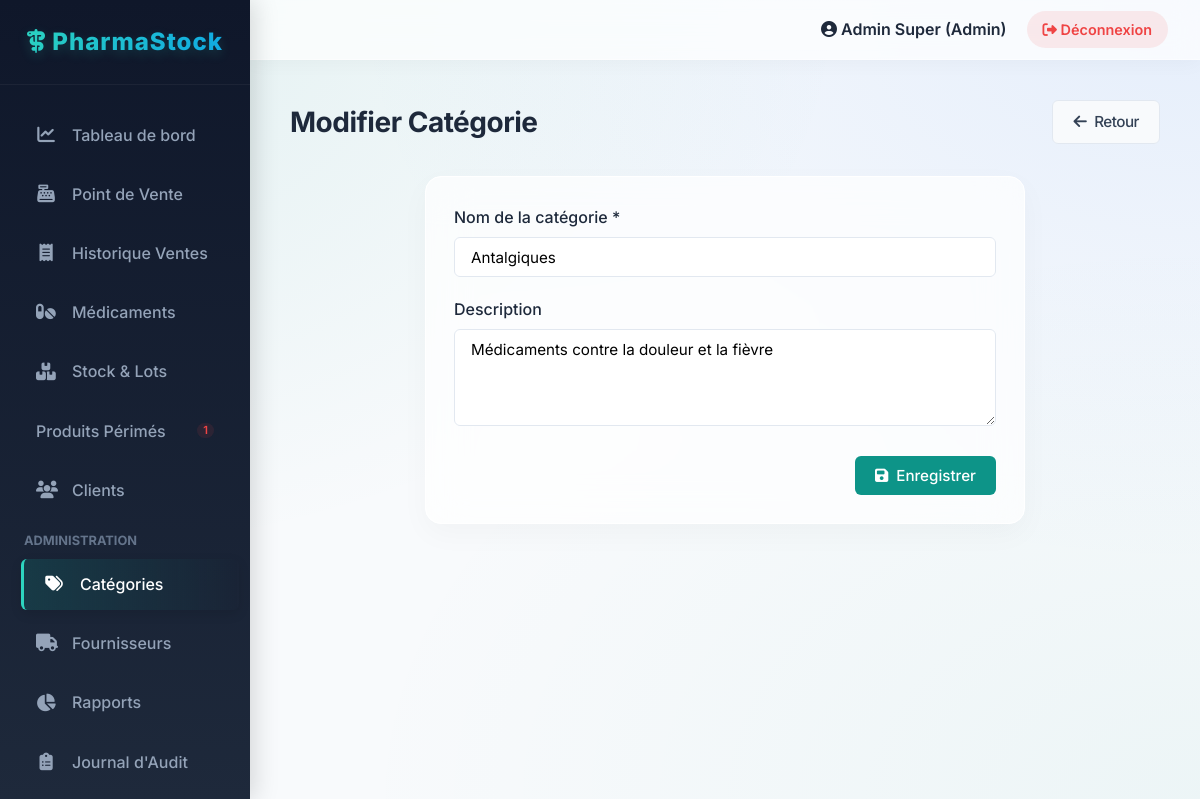
The app's page /index.php?page=categories&action=edit&id=1 (signed in) with its own data.
### tables this page shows
CREATE TABLE `categorie` (
  `id` INT PRIMARY KEY AUTO_INCREMENT,
  `nom` VARCHAR(100) UNIQUE NOT NULL,
  `description` TEXT
);

### config/database.php (called while the page is built, shortened)
<?php
class Database {
    private static $instance = null;
    private $pdo;
    private function __construct() {
        try {
			$dsn = "mysql:host=" . DB_HOST . ";port=" . DB_PORT . ";dbname=" . DB_NAME . ";charset=utf8";
			$options = [
                PDO::ATTR_ERRMODE            => PDO::ERRMODE_EXCEPTION,
                PDO::ATTR_DEFAULT_FETCH_MODE => PDO::FETCH_ASSOC,
                PDO::ATTR_EMULATE_PREPARES   => false,
            ];
            $this->pdo = new PDO($dsn, DB_USER, DB_PASS, $options);
        } catch (PDOException $e) {
            die("Erreur de connexion à la base de données: " . $e->getMessage());
        }
    }
    public static function getInstance() {
        if (self::$instance === null) {
            self::$instance = new self();
        }
        return self::$instance;
    }
    public function getConnection() {
        return $this->pdo;
    }
}

### models/Categorie.php (called while the page is built, shortened)
<?php
require_once __DIR__ . '/../config/database.php';
class Categorie {
    private $db;
    public function __construct() {
        $this->db = Database::getInstance()->getConnection();
    }
    public function getById($id) {
        $stmt = $this->db->prepare("SELECT * FROM categorie WHERE id = ?");
        $stmt->execute([$id]);
        return $stmt->fetch();
    }
}

### views/categories/form.php (the view)
<?php include __DIR__ . '/../layouts/header.php'; ?>
<div class="page-title">
    <span><?= isset($categorie) ? 'Modifier Catégorie' : 'Ajouter une Catégorie' ?></span>
    <a href="<?= BASE_URL ?>/index.php?page=categories" class="btn btn-secondary"><i class="fa-solid fa-arrow-left"></i> Retour</a>
</div>
<div class="card" style="max-width: 600px; margin: 0 auto;">
    <div class="card-body">
        <form action="" method="POST">
            <div class="form-group">
                <label class="form-label">Nom de la catégorie *</label>
                <input type="text" name="nom" class="form-control" value="<?= htmlspecialchars($categorie['nom'] ?? '') ?>" required>
            </div>
            <div class="form-group">
                <label class="form-label">Description</label>
                <textarea name="description" class="form-control" rows="4"><?= htmlspecialchars($categorie['description'] ?? '') ?></textarea>
            </div>
            <div style="text-align: right; margin-top: 1.5rem;">
                <button type="submit" class="btn btn-primary"><i class="fa-solid fa-save"></i> Enregistrer</button>
            </div>
        </form>
    </div>
</div>
<?php include __DIR__ . '/../layouts/footer.php'; ?>

### public/css/style.css (style rules this page uses)
:root { --primary-color: #0d9488; --primary-hover: #0f766e; --secondary-color: #3b82f6; --dark-color: #1e293b; --light-bg: #f8fafc; --white: #ffffff; --border-color: #e2e8f0; --text-color: #334155; --text-muted: #64748b; --danger: #ef4444; --warning: #f59e0b; --success: #10b981; --sidebar-width: 250px; --header-height: 60px; --font-family: 'Inter', system-ui, -apple-system, sans-serif; --shadow-sm: 0 1px 2px 0 rgb(0 0 0 / 0.05); --shadow-md: 0 4px 6px -1px rgb(0 0 0 / 0.1), 0 2px 4px -2px rgb(0 0 0 / 0.1); --shadow-lg: 0 10px 15px -3px rgb(0 0 0 / 0.1), 0 4px 6px -4px rgb(0 0 0 / 0.1); --radius-md: 0.375rem; --radius-lg: 0.5rem; }
* { margin: 0; padding: 0; box-sizing: border-box; }
body { font-family: var(--font-family); background-color: #f8fafc; background-image: radial-gradient(at 0% 0%, hsla(175, 83%, 32%, 0.1) 0px, transparent 50%), radial-gradient(at 100% 0%, hsla(217, 91%, 60%, 0.1) 0px, transparent 50%), radial-gradient(at 100% 100%, hsla(175, 83%, 32%, 0.05) 0px, transparent 50%); background-attachment: fixed; color: var(--text-color); line-height: 1.5; }
a { text-decoration: none; color: var(--primary-color); transition: color 0.2s ease; }
.page-title { font-size: 1.75rem; font-weight: 700; margin-bottom: 2rem; color: #1e293b; display: flex; justify-content: space-between; align-items: center; letter-spacing: -0.5px; }
.card { background: rgba(255, 255, 255, 0.7); backdrop-filter: blur(20px); -webkit-backdrop-filter: blur(20px); border-radius: 1rem; box-shadow: 0 10px 30px rgba(0, 0, 0, 0.03); border: 1px solid rgba(255, 255, 255, 1); overflow: hidden; margin-bottom: 1.5rem; animation: fadeUp 0.5s ease-out backwards; }
.card:nth-child(2) { animation-delay: 0.1s; }
.card-body { padding: 1.75rem; }
.form-group { margin-bottom: 1.25rem; }
.form-label { display: block; margin-bottom: 0.5rem; font-weight: 500; color: var(--dark-color); }
.form-control { width: 100%; padding: 0.6rem 1rem; border: 1px solid var(--border-color); border-radius: var(--radius-md); font-family: inherit; font-size: 0.95rem; transition: all 0.2s; background-color: var(--white); }
.btn { display: inline-flex; align-items: center; justify-content: center; gap: 0.5rem; padding: 0.6rem 1.25rem; border-radius: var(--radius-md); font-weight: 500; cursor: pointer; border: none; transition: all 0.2s; font-family: inherit; font-size: 0.95rem; }
.btn-primary { background-color: var(--primary-color); color: white; }
.btn-secondary { background-color: var(--light-bg); color: var(--text-color); border: 1px solid var(--border-color); }

### records on screen
categorie: nom "Antalgiques", description "Médicaments contre la douleur et la fièvre"

### other values on screen
$sidebarPerimesCount "1"
$_SESSION['user_prenom'] . ' ' . $_SESSION['user_nom'] "Admin Super"
$_SESSION['user_role'] "Admin"
